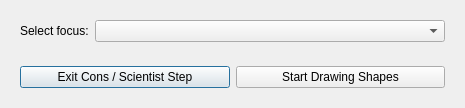
<ui version="4.0" >
 <author>Dane Springmeyer</author>
 <class>SelectConsScience</class>
 <widget class="QDialog" name="SelectConsScience" >
  <property name="geometry" >
   <rect>
    <x>0</x>
    <y>0</y>
    <width>454</width>
    <height>105</height>
   </rect>
  </property>
  <property name="windowTitle" >
   <string>OpenOceanMap - Select Conservation / Science</string>
  </property>
  <layout class="QVBoxLayout" >
   <item>
    <widget class="QWidget" native="1" name="widget" >
     <layout class="QHBoxLayout" >
      <item>
       <widget class="QLabel" name="fishery_text" >
        <property name="text" >
         <string>Select focus:</string>
        </property>
       </widget>
      </item>
      <item>
       <widget class="QComboBox" name="comboBox" >
        <property name="maximumSize" >
         <size>
          <width>350</width>
          <height>16777215</height>
         </size>
        </property>
        <property name="layoutDirection" >
         <enum>Qt::LeftToRight</enum>
        </property>
        <property name="sizeAdjustPolicy" >
         <enum>QComboBox::AdjustToContents</enum>
        </property>
        <item>
         <property name="text" >
          <string/>
         </property>
        </item>
        <item>
         <property name="text" >
          <string>Coastal reef ecosystem (all finfish and invertebrates assoc. with coastal reef)</string>
         </property>
        </item>
        <item>
         <property name="text" >
          <string>Deep Sea reefs (all finfish and invertebrates assoc. with reef seamounts)</string>
         </property>
        </item>
        <item>
         <property name="text" >
          <string>Soft bottom (sand, mud, etc.)</string>
         </property>
        </item>
        <item>
         <property name="text" >
          <string>Small pelagics (sardines, anchovy, etc.)</string>
         </property>
        </item>
        <item>
         <property name="text" >
          <string>Migratory fish (tuna, swordfish, sailfish, yellowtail, etc)</string>
         </property>
        </item>
        <item>
         <property name="text" >
          <string>Sea turtles</string>
         </property>
        </item>
        <item>
         <property name="text" >
          <string>Sea lions</string>
         </property>
        </item>
        <item>
         <property name="text" >
          <string>Dolphins or whales</string>
         </property>
        </item>
        <item>
         <property name="text" >
          <string>None of the above</string>
         </property>
        </item>
       </widget>
      </item>
     </layout>
    </widget>
   </item>
   <item>
    <widget class="QWidget" native="1" name="widget_2" >
     <layout class="QHBoxLayout" >
      <item>
       <widget class="QPushButton" name="pbnFinished" >
        <property name="text" >
         <string>Exit Cons / Scientist Step</string>
        </property>
       </widget>
      </item>
      <item>
       <widget class="QPushButton" name="pbnStartShapes" >
        <property name="text" >
         <string>Start Drawing Shapes</string>
        </property>
       </widget>
      </item>
     </layout>
    </widget>
   </item>
  </layout>
 </widget>
 <resources/>
 <connections/>
</ui>
